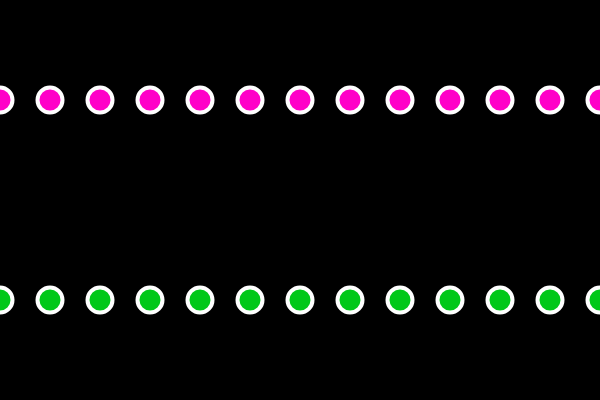
Frame 1 (no input)
Frame 60 (no input): identical to frame 1, image omitted
Frame 120 (the mouse pressed at the canvas centre since frame 60): identical to frame 1, image omitted

The p5.js sketch that drew this single still picture (run headless with seeded random() and noise() and a simulated clock; from frame 60 on, the mouse is pressed at the canvas centre):

// p5.js sketch
// ── sketch.js
function setup() {
  createCanvas(600, 400);
}

function draw() {
  background(0);
  strokeWeight(4);
  stroke(255);

  let x = 0;

  while(x <= width){
    fill(0, 200, 25);
    ellipse(x,300, 25, 25);
    x = x + 50;
  }
  
  for(let x=0; x<=width; x=x+50){
    fill(255, 0, 200);
    ellipse(x, 100, 25, 25);
  }
}
